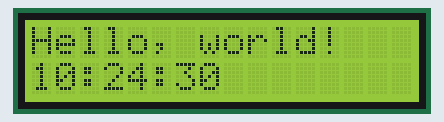
Recording of a sketch running on a simulated Arduino Uno, built with avr-gcc and run on an emulated ATmega328P. Shown: 16×2 character LCD. The local clock reads 2024-03-15 10:24:30 at power-on unless the sketch sets it; what the sketch prints to the serial monitor is not drawn.

Above: at 0.1 s.
At 4.2 s:
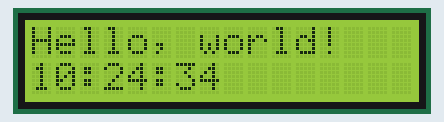
At 9.3 s:
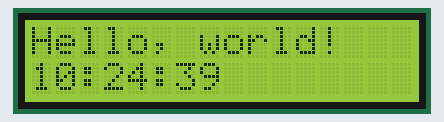
At 19.4 s:
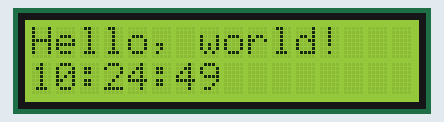
At 28.6 s:
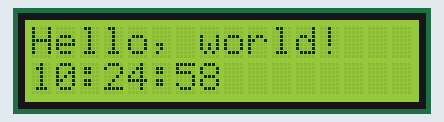
At 38.7 s:
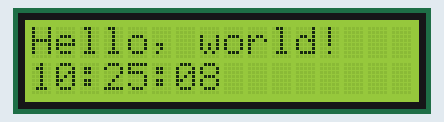

Measured:
- what the display in image 1 shows lasts 1.0 s, from 4.2 s to 5.2 s

The sketch:

lcd-rtc.ino
```cpp
// Arduino Uno/2009:
// ----------------------
// DS3231:  SDA pin   -> Arduino Analog 4 or the dedicated SDA pin
//          SCL pin   -> Arduino Analog 5 or the dedicated SCL pin

#include <DS3231.h>
#include <Wire.h>
#include <LiquidCrystal_I2C.h>
// Init the DS3231 using the hardware interface
DS3231  rtc(SDA, SCL);
LiquidCrystal_I2C lcd(0x27, 16, 2);
void setup()
{
  // Setup Serial connection
  Serial.begin(9600);
  // Uncomment the next line if you are using an Arduino Leonardo
  //while (!Serial) {}

  // Initialize the rtc object
  rtc.begin();

  // The following lines can be uncommented to set the date and time
//  rtc.setDOW(WEDNESDAY);     // Set Day-of-Week to SUNDAY
//  rtc.setTime(12, 0, 0);     // Set the time to 12:00:00 (24hr format)
//  rtc.setDate(1, 1, 2014);   // Set the date to January 1st, 2014
// initialize the LCD
  lcd.begin();

  // Turn on the blacklight and print a message.
  lcd.backlight();
  lcd.print("Hello, world!");
}

void loop()
{
  // Send Day-of-Week
  Serial.print(rtc.getDOWStr());
  Serial.print(" ");

  // Send date
  Serial.print(rtc.getDateStr());
  Serial.print(" -- ");

  // Send time
  Serial.println(rtc.getTimeStr());
  lcd.setCursor(0,1);
  lcd.print(rtc.getTimeStr());
  // Wait one second before repeating :)
  delay (1000);
}
```
